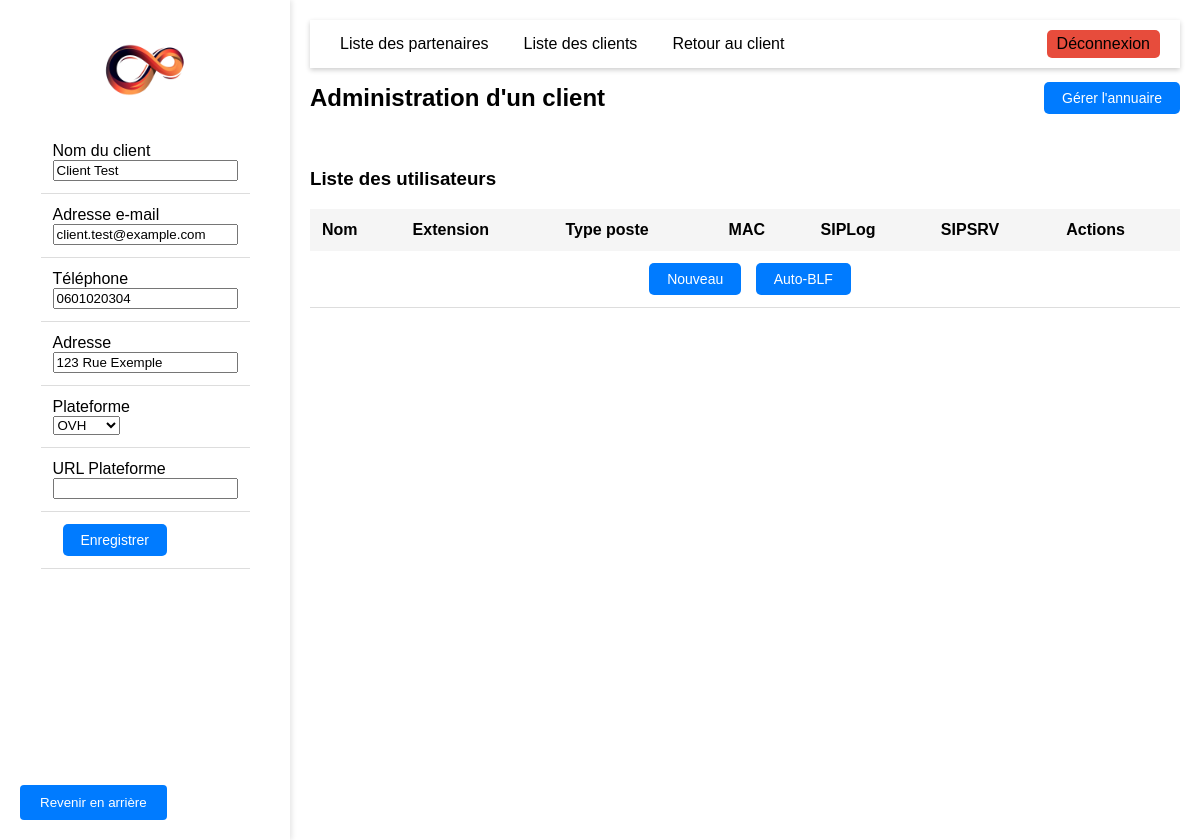
Page /clientdetail/clientdetail.php?idclient=1 (signed in) on the committed database.
### tables this page shows
CREATE TABLE `Clients` (
  `idclients` int NOT NULL,
  `Nom` varchar(255) DEFAULT NULL,
  `Email` varchar(255) DEFAULT NULL,
  `Telephone` varchar(255) DEFAULT NULL,
  `Adresse` varchar(255) DEFAULT NULL,
  `Plateforme` varchar(50) DEFAULT NULL COMMENT 'Type de plateforme téléphonique (Wazo, OVH, Yeastar, 3CX, etc)',
  `PlateformeURL` text COMMENT 'URL si nécessaire (pour le 3CX par exemple)',
  `partenaires_idpartenaires` int NOT NULL
);

### database/clients_request.php (called while the page is built, shortened)
<?php
class ShowClientForm {
    private $pdo;
    private $ClientsRecoveryByIdRequest = "SELECT * FROM Clients WHERE idclients = [0] ";
    private $PlateformeRecoverySQLRequest = "SELECT * FROM Plateformes ORDER BY PlateformeNom ASC ";
    function __construct($pdo) {
        $this->pdo = $pdo;
    }
    function ClientsRecoveryById($idclient) {
				$sqlrequest = str_replace("[0]", $idclient,$this->ClientsRecoveryByIdRequest);
        $stmt = $this->pdo->prepare($sqlrequest);
        $stmt->execute();
        return $stmt->fetchAll(PDO::FETCH_ASSOC);
    }
    function PlateformeRecovery(){
        $stmt = $this->pdo->prepare($this->PlateformeRecoverySQLRequest);
        $stmt->execute();
        return $stmt->fetchAll(PDO::FETCH_ASSOC);
    }
}
$ClientsForm = new ShowClientForm($pdo);
?>

### partials/barreclient.php (the view, shortened to what this page needs)
<aside class="sidebar">
        <div class="sidebar-header">
            <img src="../admin/logo/Logo-ldap.png" alt="Logo" class="logo-sidebar">
            <?php if (isset($idclient) && isset($ClientsForm)): ?>
            <form method='POST' action="clientdetail.php" style='display:inline;'>
                <table>
                    <tbody>
                        <?php
                            $client = $ClientsForm->ClientsRecoveryById($idclient)[0];
                            $plateformes = $ClientsForm->PlateformeRecovery();
                            echo "<tr>";
                            echo "<td>Nom du client<BR><INPUT type=text name='EditNom' value=\"".$client['Nom']."\"/>";
                            echo "</td>";
                            echo "</tr>";
                            echo "<tr>";
                            echo "<td>Adresse e-mail<BR><INPUT type=text name='EditEmail' value=\"".$client['Email']."\"/></td>";
                            echo "</tr>";
                            echo "<tr>";
                            echo "<td>Téléphone<BR><INPUT type=text name='EditTelephone' value=\"".$client['Telephone']."\"/></td>";
                            echo "</tr>";
                            echo "<tr>";
                            echo "<td>Adresse<BR><INPUT type=text name='EditAdresse' value=\"".$client['Adresse']."\"/></td>";
                            echo "</tr>";
                            echo "<tr>";
                            echo "<td>Plateforme<BR><SELECT name='EditPlateforme'>";
                            foreach ($plateformes as $plateforme)
                            {
                                if ($plateforme['PlateformeNom'] == $client['Plateforme']) echo "<OPTION value=\"$plateforme[PlateformeNom]\" selected>$plateforme[PlateformeNom]</OPTION>";
                                else echo "<OPTION value=\"$plateforme[PlateformeNom]\">$plateforme[PlateformeNom]</OPTION>";
                            }
                            echo "</SELECT>";
                            echo "</td>";
                            echo "</tr>";
                            echo "<tr>";
                            echo "<td>URL Plateforme<BR><INPUT type=text name='EditPlateformeURL' value=\"".$client['PlateformeURL']."\"/></td>";
                            echo "</tr>";
                            echo "<tr>";
                            echo "<td><button name='EditClient' class='action-button'>Enregistrer</button></td>";
                            echo "</tr>";
                        ?>
                    </tbody>
                </table>
            </form>
            <?php endif; ?>
        </div>
    </aside>

### clientdetail/clientdetail.css (style rules this page uses)
body { font-family: Arial, sans-serif; margin: 0; padding: 0; display: flex; background-color: #f4f4f4; }
.sidebar { width: 250px; background-color: #ffffff; box-shadow: 2px 0 5px rgba(0, 0, 0, 0.1); padding: 20px; height: 100vh; position: relative; background-color: #ffffff !important; }
.sidebar-header { display: flex; flex-direction: column; align-items: center; margin-bottom: 20px; }
.logo-sidebar { width: 100px; height: auto; margin-bottom: 10px; }
table { width: 100%; border-collapse: collapse; }
table tbody td { padding: 12px; border-bottom: 1px solid #ddd; }
table tbody td button { background: none; border: none; color: red; font-size: 16px; cursor: pointer; }
.action-button { padding: 8px 18px; margin-left: 10px; border: none; color: white; background-color: #007bff; border-radius: 5px; font-size: 14px; cursor: pointer; transition: background-color 0.3s; }

### rows in the picture
clients: EditNom "Client Test", EditEmail "client.test@example.com", EditTelephone "0601020304", EditAdresse "123 Rue Exemple"

### other values in the picture
form field EditPlateforme "OVH"
